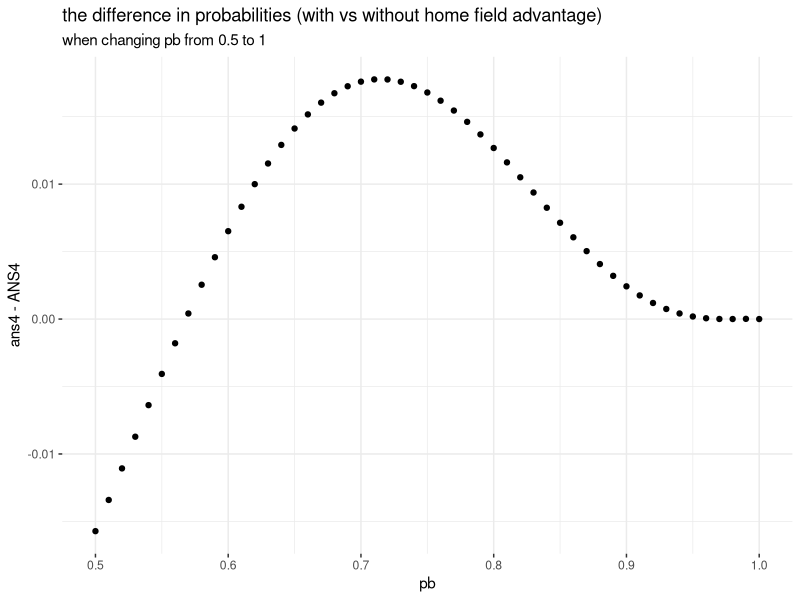

This chart was generated by the following R code: (Note: a time limit stopped this script after it produced the figure.)
## ---- chunk 1
library(dplyr)
library(data.table)
library(ggplot2)
## ---- chunk 2
# Set probability
pb <- 0.55
advantage_multiplier <- 1.1  #Set = 1 for no advantage
pbh <- pb*advantage_multiplier
pba <- 1 - (1 - pb)*advantage_multiplier


# 1) With home field advantage
## Get all possible outcomes
apo <- fread("all-possible-world-series-outcomes.csv")

## Home field indicator
hfi <- c(0,0,1,1,1,0,0)  #{NYC, NYC, ATL, ATL, ATL, NYC, NYC}

## Calculate the probability of each possible outcome
apo[, p := NA_real_] # Initialize new column in apo to store prob
for(i in 1:nrow(apo)){
  prob_game <- rep(1, 7)
  for(j in 1:7){
    p_win <- ifelse(hfi[j], pbh, pba)
    prob_game[j] <- case_when(
        apo[i,j,with=FALSE] == "W" ~ p_win
      , apo[i,j,with=FALSE] == "L" ~ 1 - p_win
      , TRUE ~ 1
    )
  }
  apo[i, p := prod(prob_game)] # Data.table syntax
}

## Sanity check: does sum(p) == 1?
#apo[, sum(p)] # This is data.table notation

## Probability of overall World Series outcomes
apo[, sum(p), overall_outcome]

## Braves’ probability of winning
ans1 <- as.numeric(apo[, sum(p), overall_outcome][1,2])
ans1

# 2) Without home field advantage
ANS1 <- pnbinom(3, 4, pb) 
## ---- chunk 3
set.seed(10)
times=10000  # set simulation times

# 1) With home field advantage
result2 <- vector()
for (i in 1:times){
  game2_result <- vector()
  for (j in 1:7) { # j: number of game in one simulation
    p_win2 <- ifelse(hfi[j], pbh, pba) #p_win2: winning probability of each game
    game2_result[j] = rbinom(1, 1, p_win2) #Generate game results based on p_win2. 1 is considered as a win, 0 as a loss
    if (j >= 4) {
      if ((sum(game2_result, na.rm = TRUE) == 4) || (sum(1 - game2_result, na.rm = TRUE) == 4))  {
        break  #One series ends when one side has 4 wins, i.e. one simulation ends
      }
    }
  }
  #print(game2_result)  # see one series game result
  result2[i]=ifelse(sum(game2_result)==4,1,0) # Final results of all simulations
}
(ans2 <- mean(result2))
## ---- chunk 4
set.seed(20)
# 2) Without home field advantage
RESULT2 <- vector()
for (i in 1:times){
  game2_result <- vector()
  for (j in 1:7) { 
    game2_result[j] = rbinom(1, 1, pb)
    if (j >= 4) {
      if ((sum(game2_result, na.rm = TRUE) == 4) || (sum(1 - game2_result, na.rm = TRUE) == 4))  {
        break 
      }
    }
  }
  RESULT2[i]=ifelse(sum(game2_result)==4,1,0)
}
(ANS2 <- mean(RESULT2))
## ---- chunk 5
# 1) With home field advantage
(abs_err_withHFA <- abs(ans2-ans1))
(rel_err_withHFA <- abs(ans2-ans1)/ans1)

#2) Without home field advantage
(abs_err_NoHFA <- abs(ANS2-ANS1))
(rel_err_NoHFA <- abs(ANS2-ANS1)/ANS1)
## ---- chunk 6
PB <- seq(0.5,1,by = 0.01)

## 1) With home field advantage
apo[, p := NA_real_] 
ans4 <- vector()
for (k in seq_along(PB)){
  advantage_multiplier <- 1.1  #Set = 1 for no advantage
  PBH <- PB[k]*advantage_multiplier
  PBA <- 1 - (1 - PB[k])*advantage_multiplier
  for(i in 1:nrow(apo)){
    prob_game <- rep(1, 7)
    for(j in 1:7){
      p_win <- ifelse(hfi[j], PBH, PBA)
      prob_game[j] <- case_when(
          apo[i,j,with=FALSE] == "W" ~ p_win
        , apo[i,j,with=FALSE] == "L" ~ 1 - p_win
        , TRUE ~ 1
      )
    }
    apo[i, p := prod(prob_game)] 
  }
  ans4[k] <- as.numeric(apo[, sum(p), overall_outcome][1,2])
}

#2) Without home field advantage
ANS4 <- pnbinom(3, 4, PB) 

# Creat a point plot
ggplot()+
  geom_point(aes(x=PB,y=ans4-ANS4))+
  labs(title = 'the difference in probabilities (with vs without home field advantage)',
       subtitle = 'when changing pb from 0.5 to 1',
       x='pb')+
  theme_bw()+
  theme(panel.border = element_blank()) 

# Find the max Coordinates
max(ans4-ANS4)
PB[which(near(ans4-ANS4,0.01775953))]
## ---- chunk 7
## 1) With home field advantage
advantage_multiplier <- seq(1,2,by = 0.01)
apo[, p := NA_real_] 
ans5 <- vector()
for (m in seq_along(advantage_multiplier)){
  PBH <- pb*advantage_multiplier[m]
  PBA <- 1 - (1 - pb)*advantage_multiplier[m]
  for(i in 1:nrow(apo)){
    prob_game <- rep(1, 7)
    for(j in 1:7){
      p_win <- ifelse(hfi[j], PBH, PBA)
      prob_game[j] <- case_when(
          apo[i,j,with=FALSE] == "W" ~ p_win
        , apo[i,j,with=FALSE] == "L" ~ 1 - p_win
        , TRUE ~ 1
      )
    }
    apo[i, p := prod(prob_game)] 
  }
  ans5[m] <- as.numeric(apo[, sum(p), overall_outcome][1,2])
}

# Creat a point plot
ggplot()+
  geom_point(aes(x=advantage_multiplier,y=ans5-ANS1))+
  labs(title = 'the difference in probabilities (with vs without home field advantage)',
       subtitle = 'when changing advantage multiplier from 1 to 2',
       x='advantage multiplier')  +
  theme_bw()+
  theme(panel.border = element_blank()) 
